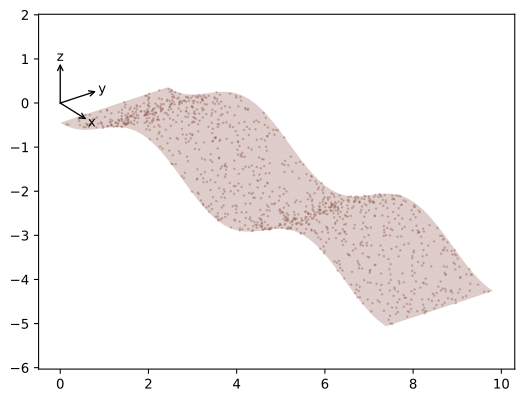

Write Python code to recreate this figure.
from sys import path as sys_path
sys_path.append('./../')

from pycavalier import projection_tools as pt
from pylab import *

# create a view point

viewpoint = pt.viewpoint( latitude = 0.7*pi/2., longitude =-.4*pi/2. )
viewpoint.show_reference_frame()

# create sandy wavy bed

x = linspace( 0, 6*pi, 100 )
z = -.5*cos(x)
points = array( [ x, 0*x, z ] ).T
width = array([0, 3, 0])
patches = [ [ points[i], points[i+1], points[i+1] + width,  points[i] + width] for i in range( len(points) - 1 ) ]

# show bed patches

for patch in patches :
    viewpoint.plot_patch( patch, color = 'tab:brown', alpha = .3, edgecolor = 'none' )
    dots = pt.dotify( patch, 30 )
    viewpoint.plot_points( dots, '.', ms = 2, color = 'tab:brown', alpha = .3 )

axis('equal')
savefig('decoration.svg', bbox_inches = 'tight')
show()
